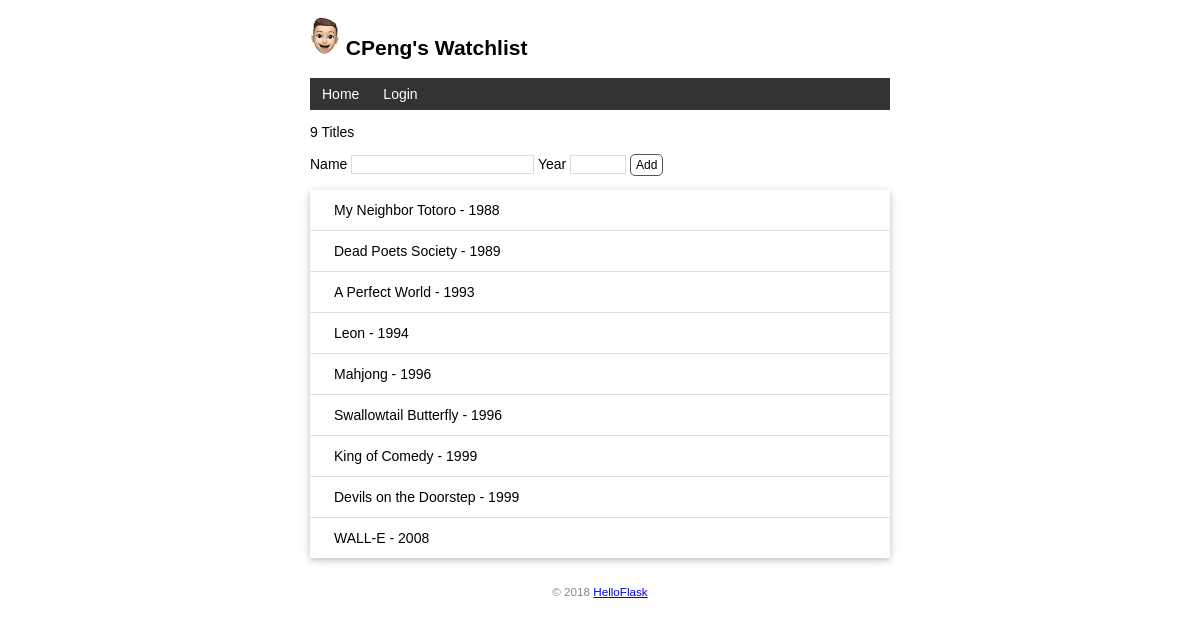
Before: / with the older database file.
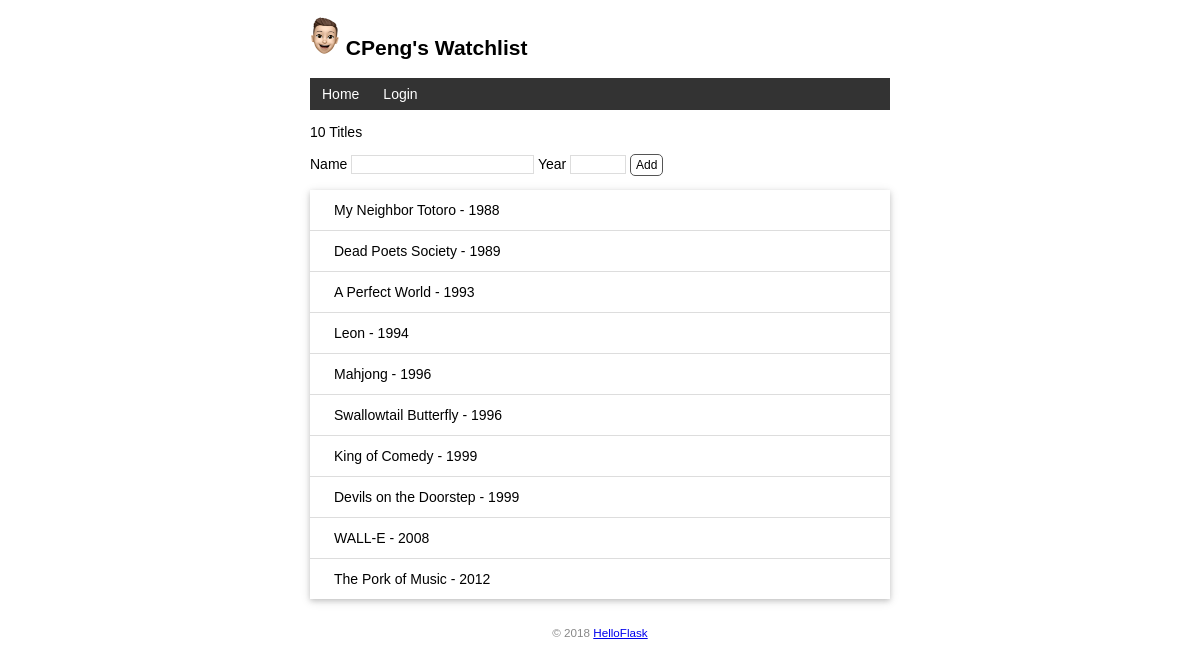
After: the same page with the newer database file.
### watchlist/models.py (models this page shows, shortened)
class User(db.Model, UserMixin):
    id = db.Column(db.Integer, primary_key=True)
    name = db.Column(db.String(20))
    username = db.Column(db.String(20))
    password_hash = db.Column(db.String(128))

class Movie(db.Model):
    id = db.Column(db.Integer, primary_key=True)
    title = db.Column(db.String(60))
    year = db.Column(db.String(4))

### watchlist/views.py (the view, shortened to what this page needs)
@app.route('/', methods=['GET', 'POST'])
def index():
    movies = Movie.query.all()
    return render_template('index.html', movies=movies)

### watchlist/__init__.py (called while the page is built)
@app.context_processor
def inject_user():
    from watchlist.models import User
    user = User.query.first()
    return dict(user=user)

### watchlist/templates/index.html (shortened to what this page needs)
{% extends 'base.html' %}
{% block content %}
<p>{{ movies|length }} Titles</p>
<form method="post">
    Name <input type="text" name="title" autocomplete="off" required>
    Year <input type="text" name="year" autocomplete="off" required>
    <input class="btn" type="submit" name="submit" value="Add">
</form>
<ul class="movie-list">
    {% for movie in movies %}
    <li>{{ movie.title }} - {{ movie.year }}
    </li>
    {% endfor %}
</ul>
{% endblock %}

### watchlist/templates/base.html (shortened to what this page needs)
<!DOCTYPE html>
<html lang="en">
<head>
    {% block head %}
    <link rel="stylesheet" href="{{ url_for('static', filename='style.css') }}" type="text/css">
    {% endblock %}
</head>
<body>
    <h2>
        <img alt="Avatar" class="avatar" src="{{ url_for('static', filename='images/avatar.png') }}">
        {{ user.name }}'s Watchlist
    </h2>
    <nav>
        <ul>
            <li><a href="{{ url_for('index') }}">Home</a></li>
            {% if current_user.is_authenticated %}
            <li><a href="{{ url_for('settings')}}">Settings</a></li>
            <li><a href="{{ url_for('logout')}}">Logout</a></li>
            {% else %}
            <li><a href="{{ url_for('login')}}">Login</a></li>
            {% endif %}
        </ul>
    </nav>
    {% block content %}{% endblock %}
    <footer>
        <small>&copy; 2018 <a href="http://helloflask.com/book/3">HelloFlask</a></small>
    </footer>
</body>
</html>

### watchlist/static/style.css (style rules this page uses)
body { margin: auto; max-width: 580px; font-size: 14px; font-family: Helvetica, Arial, sans-serif; }
footer { color: #888; margin-top: 15px; text-align: center; padding: 10px; }
.avatar { width: 30px; }
.movie-list { list-style-type: none; padding: 0; margin-bottom: 10px; box-shadow: 0 2px 5px 0 rgba(0, 0, 0, 0.16), 0 2px 10px 0 rgba(0, 0, 0, 0.12); }
.movie-list li { padding: 12px 24px; border-bottom: 1px solid #ddd; }
.movie-list li:last-child { border-bottom:none; }
nav ul { list-style-type: none; margin: 0; padding: 0; overflow: hidden; background-color: #333; }
nav li { float: left; }
nav li a { display: block; color: white; text-align: center; padding: 8px 12px; text-decoration: none; }
input[type=submit] { font-family: inherit; }
input[type=text] { border: 1px solid #ddd; }
input[name=year] { width: 50px; }
.btn { font-size: 12px; padding: 3px 5px; text-decoration: none; cursor: pointer; background-color: white; color: black; border: 1px solid #555555; border-radius: 5px; }

Changed rows visible on the page:
added Movie: title "The Pork of Music", year "2012"
Other visible differences:
{{ movies|length }}: "9" → "10"
